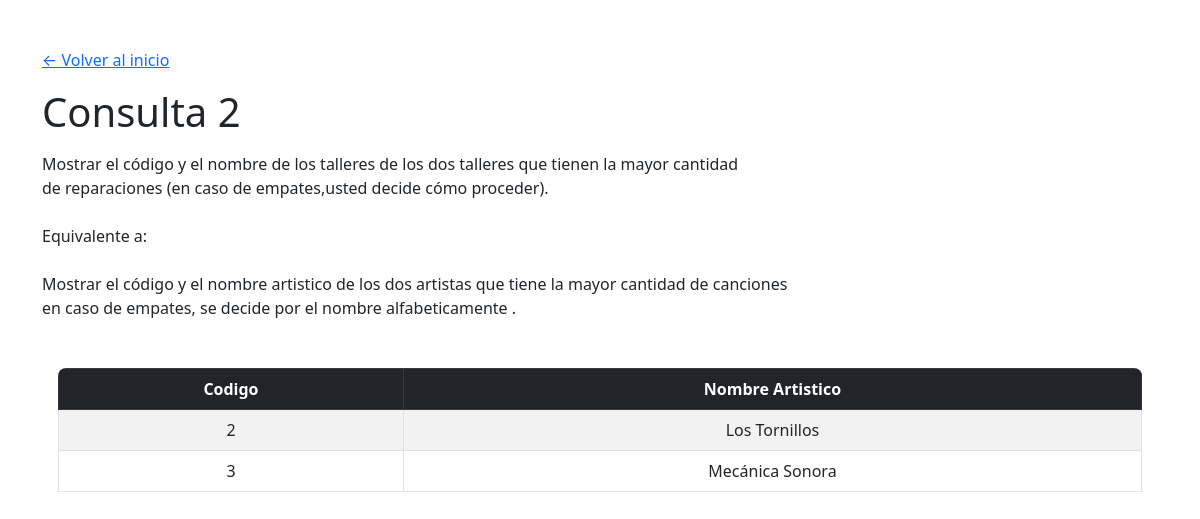
The page /consultas/consulta2.php on the database its author committed.
### tables this page shows
CREATE TABLE ARTISTA(
    CODIGO INT PRIMARY KEY,
    NOMBRE_ARTISTICO VARCHAR(50) NOT NULL UNIQUE,
    GENERO_MUSICAL VARCHAR(30) NOT NULL,
    NOMBRE_OFICIAL VARCHAR(50),
    NUMERO_INTEGRANTES INT,
    TIPO_ARTISTA VARCHAR(10),
    CHECK(TIPO_ARTISTA IN ('Solista','Grupo')),
    CHECK((TIPO_ARTISTA = 'Solista' AND NOMBRE_OFICIAL IS NOT NULL AND NUMERO_INTEGRANTES IS NULL) 
          OR (TIPO_ARTISTA = 'Grupo' AND NOMBRE_OFICIAL IS NULL AND NUMERO_INTEGRANTES IS NOT NULL)),
    CHECK(CODIGO >= 0),
    CHECK(NUMERO_INTEGRANTES > 1)
);

### consultas/consulta2.php (the view, shortened to what this page needs)
<?php
include "../includes/header.php";
?>
<h1 class="mt-3">Consulta 2</h1>
<p class="mt-3">
    Mostrar el código y el nombre de los talleres de los dos talleres que tienen la mayor cantidad<br>
    de reparaciones (en caso de empates,usted decide cómo proceder).<br><br>
    Equivalente a:<br><br>
    Mostrar el código y el nombre artistico de los dos artistas que tiene la mayor cantidad de canciones<br>
    en caso de empates, se decide por el nombre alfabeticamente .
</p>
<?php
require('../config/conexion.php');
$query = "SELECT ARTISTA.CODIGO,ARTISTA.NOMBRE_ARTISTICO, COUNT(CANCION.CODIGO) AS TOTAL_CANCIONES FROM ARTISTA
JOIN
ALBUM ON ARTISTA.CODIGO = ALBUM.CODIGO_ARTISTA
JOIN
CANCION ON CANCION.CODIGO_ALBUM = ALBUM.CODIGO
GROUP BY ARTISTA.CODIGO
ORDER BY TOTAL_CANCIONES DESC, ARTISTA.NOMBRE_ARTISTICO ASC
LIMIT 2;";
$resultadoC2 = mysqli_query($conn, $query) or die(mysqli_error($conn));
?>
<?php
if($resultadoC2 and $resultadoC2->num_rows > 0):
?>
<div class="tabla mt-5 mx-3 rounded-3 overflow-hidden">
    <table class="table table-striped table-bordered">
        <thead class="table-dark">
            <tr>
                <th scope="col" class="text-center">Codigo</th>
                <th scope="col" class="text-center">Nombre Artistico</th>
            </tr>
        </thead>
        <tbody>
            <?php
            foreach ($resultadoC2 as $fila):
            ?>
            <tr>
                <td class="text-center"><?= $fila["CODIGO"]; ?></td>
                <td class="text-center"><?= $fila["NOMBRE_ARTISTICO"]; ?></td>
            </tr>
            <?php
            endforeach;
            ?>
        </tbody>
    </table>
</div>
<?php
else:
?>
<div class="alert alert-danger text-center mt-5">
    No se encontraron resultados para esta consulta
</div>
<?php
endif;
include "../includes/footer.php";
?>

### rows shown on the page
artista: CODIGO "2", NOMBRE_ARTISTICO "Los Tornillos"
artista: CODIGO "3", NOMBRE_ARTISTICO "Mecánica Sonora"
